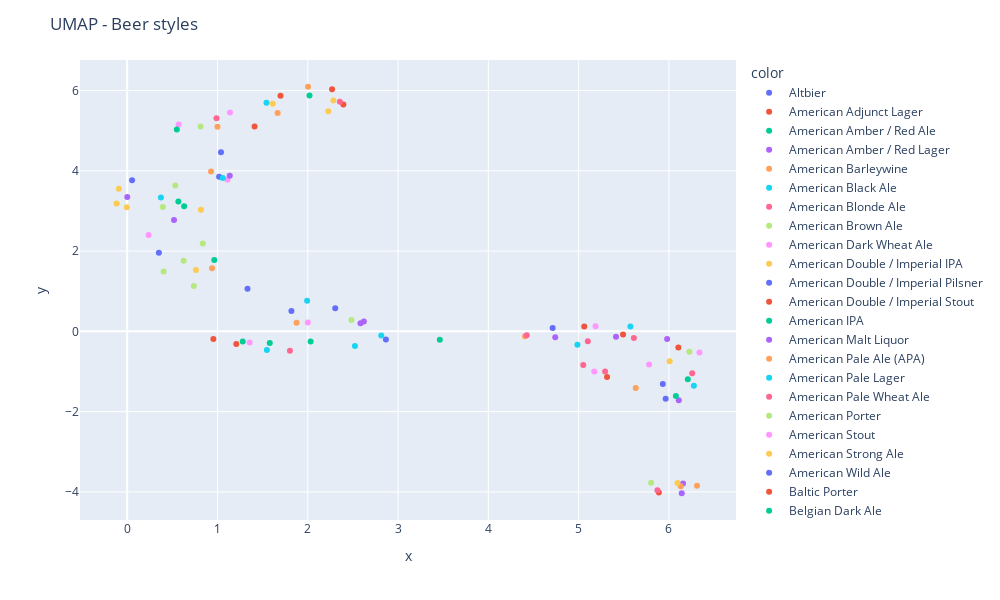

Notebook cell for this chart:
### Code cell
reducer = umap.UMAP()

embedding = reducer.fit_transform(X)

fig = px.scatter(x=embedding[:, 0], y=embedding[:, 1], color=style_labels)
fig.update_layout(
    title='UMAP - Beer styles',
    width=1000,
    height=600,
)
fig.show()

### Figure 1 — Plotly figure (JSON) as saved in the notebook; plotly's stock layout.template omitted (floating-point values rounded to 4 significant figures)
{"data": [{"hovertemplate": "color=Altbier<br>x=%{x}<br>y=%{y}<extra></extra>", "legendgroup": "Altbier", "marker": {"color": "#636efa", "symbol": "circle"}, "mode": "markers", "name": "Altbier", "orientation": "v", "showlegend": true, "type": "scatter", "x": [2.865], "xaxis": "x", "y": [-0.2054], "yaxis": "y"}, {"hovertemplate": "color=American Adjunct Lager<br>x=%{x}<br>y=%{y}<extra></extra>", "legendgroup": "American Adjunct Lager", "marker": {"color": "#EF553B", "symbol": "circle"}, "mode": "markers", "name": "American Adjunct Lager", "orientation": "v", "showlegend": true, "type": "scatter", "x": [5.888], "xaxis": "x", "y": [-4.014], "yaxis": "y"}, {"hovertemplate": "color=American Amber / Red Ale<br>x=%{x}<br>y=%{y}<extra></extra>", "legendgroup": "American Amber / Red Ale", "marker": {"color": "#00cc96", "symbol": "circle"}, "mode": "markers", "name": "American Amber / Red Ale", "orientation": "v", "showlegend": true, "type": "scatter", "x": [2.032], "xaxis": "x", "y": [-0.2514], "yaxis": "y"}, {"hovertemplate": "color=American Amber / Red Lager<br>x=%{x}<br>y=%{y}<extra></extra>", "legendgroup": "American Amber / Red Lager", "marker": {"color": "#ab63fa", "symbol": "circle"}, "mode": "markers", "name": "American Amber / Red Lager", "orientation": "v", "showlegend": true, "type": "scatter", "x": [6.109], "xaxis": "x", "y": [-1.714], "yaxis": "y"}, {"hovertemplate": "color=American Barleywine<br>x=%{x}<br>y=%{y}<extra></extra>", "legendgroup": "American Barleywine", "marker": {"color": "#FFA15A", "symbol": "circle"}, "mode": "markers", "name": "American Barleywine", "orientation": "v", "showlegend": true, "type": "scatter", "x": [2.003], "xaxis": "x", "y": [6.095], "yaxis": "y"}, {"hovertemplate": "color=American Black Ale<br>x=%{x}<br>y=%{y}<extra></extra>", "legendgroup": "American Black Ale", "marker": {"color": "#19d3f3", "symbol": "circle"}, "mode": "markers", "name": "American Black Ale", "orientation": "v", "showlegend": true, "type": "scatter", "x": [0.3739], "xaxis": "x", "y": [3.333], "yaxis": "y"}, {"hovertemplate": "color=American Blonde Ale<br>x=%{x}<br>y=%{y}<extra></extra>", "legendgroup": "American Blonde Ale", "marker": {"color": "#FF6692", "symbol": "circle"}, "mode": "markers", "name": "American Blonde Ale", "orientation": "v", "showlegend": true, "type": "scatter", "x": [6.257], "xaxis": "x", "y": [-1.045], "yaxis": "y"}, {"hovertemplate": "color=American Brown Ale<br>x=%{x}<br>y=%{y}<extra></extra>", "legendgroup": "American Brown Ale", "marker": {"color": "#B6E880", "symbol": "circle"}, "mode": "markers", "name": "American Brown Ale", "orientation": "v", "showlegend": true, "type": "scatter", "x": [0.4037], "xaxis": "x", "y": [1.49], "yaxis": "y"}, {"hovertemplate": "color=American Dark Wheat Ale<br>x=%{x}<br>y=%{y}<extra></extra>", "legendgroup": "American Dark Wheat Ale", "marker": {"color": "#FF97FF", "symbol": "circle"}, "mode": "markers", "name": "American Dark Wheat Ale", "orientation": "v", "showlegend": true, "type": "scatter", "x": [5.173], "xaxis": "x", "y": [-0.9972], "yaxis": "y"}, {"hovertemplate": "color=American Double / Imperial IPA<br>x=%{x}<br>y=%{y}<extra></extra>", "legendgroup": "American Double / Imperial IPA", "marker": {"color": "#FECB52", "symbol": "circle"}, "mode": "markers", "name": "American Double / Imperial IPA", "orientation": "v", "showlegend": true, "type": "scatter", "x": [2.227], "xaxis": "x", "y": [5.486], "yaxis": "y"}, {"hovertemplate": "color=American Double / Imperial Pilsner<br>x=%{x}<br>y=%{y}<extra></extra>", "legendgroup": "American Double / Imperial Pilsner", "marker": {"color": "#636efa", "symbol": "circle"}, "mode": "markers", "name": "American Double / Imperial Pilsner", "orientation": "v", "showlegend": true, "type": "scatter", "x": [0.05414], "xaxis": "x", "y": [3.765], "yaxis": "y"}, {"hovertemplate": "color=American Double / Imperial Stout<br>x=%{x}<br>y=%{y}<extra></extra>", "legendgroup": "American Double / Imperial Stout", "marker": {"color": "#EF553B", "symbol": "circle"}, "mode": "markers", "name": "American Double / Imperial Stout", "orientation": "v", "showlegend": true, "type": "scatter", "x": [2.395], "xaxis": "x", "y": [5.654], "yaxis": "y"}, {"hovertemplate": "color=American IPA<br>x=%{x}<br>y=%{y}<extra></extra>", "legendgroup": "American IPA", "marker": {"color": "#00cc96", "symbol": "circle"}, "mode": "markers", "name": "American IPA", "orientation": "v", "showlegend": true, "type": "scatter", "x": [0.5671], "xaxis": "x", "y": [3.235], "yaxis": "y"}, {"hovertemplate": "color=American Malt Liquor<br>x=%{x}<br>y=%{y}<extra></extra>", "legendgroup": "American Malt Liquor", "marker": {"color": "#ab63fa", "symbol": "circle"}, "mode": "markers", "name": "American Malt Liquor", "orientation": "v", "showlegend": true, "type": "scatter", "x": [6.142], "xaxis": "x", "y": [-4.033], "yaxis": "y"}, {"hovertemplate": "color=American Pale Ale (APA)<br>x=%{x}<br>y=%{y}<extra></extra>", "legendgroup": "American Pale Ale (APA)", "marker": {"color": "#FFA15A", "symbol": "circle"}, "mode": "markers", "name": "American Pale Ale (APA)", "orientation": "v", "showlegend": true, "type": "scatter", "x": [0.94], "xaxis": "x", "y": [1.575], "yaxis": "y"}, {"hovertemplate": "color=American Pale Lager<br>x=%{x}<br>y=%{y}<extra></extra>", "legendgroup": "American Pale Lager", "marker": {"color": "#19d3f3", "symbol": "circle"}, "mode": "markers", "name": "American Pale Lager", "orientation": "v", "showlegend": true, "type": "scatter", "x": [6.276], "xaxis": "x", "y": [-1.357], "yaxis": "y"}, {"hovertemplate": "color=American Pale Wheat Ale<br>x=%{x}<br>y=%{y}<extra></extra>", "legendgroup": "American Pale Wheat Ale", "marker": {"color": "#FF6692", "symbol": "circle"}, "mode": "markers", "name": "American Pale Wheat Ale", "orientation": "v", "showlegend": true, "type": "scatter", "x": [5.102], "xaxis": "x", "y": [-0.2479], "yaxis": "y"}, {"hovertemplate": "color=American Porter<br>x=%{x}<br>y=%{y}<extra></extra>", "legendgroup": "American Porter", "marker": {"color": "#B6E880", "symbol": "circle"}, "mode": "markers", "name": "American Porter", "orientation": "v", "showlegend": true, "type": "scatter", "x": [0.3956], "xaxis": "x", "y": [3.101], "yaxis": "y"}, {"hovertemplate": "color=American Stout<br>x=%{x}<br>y=%{y}<extra></extra>", "legendgroup": "American Stout", "marker": {"color": "#FF97FF", "symbol": "circle"}, "mode": "markers", "name": "American Stout", "orientation": "v", "showlegend": true, "type": "scatter", "x": [0.2371], "xaxis": "x", "y": [2.403], "yaxis": "y"}, {"hovertemplate": "color=American Strong Ale<br>x=%{x}<br>y=%{y}<extra></extra>", "legendgroup": "American Strong Ale", "marker": {"color": "#FECB52", "symbol": "circle"}, "mode": "markers", "name": "American Strong Ale", "orientation": "v", "showlegend": true, "type": "scatter", "x": [1.612], "xaxis": "x", "y": [5.668], "yaxis": "y"}, {"hovertemplate": "color=American Wild Ale<br>x=%{x}<br>y=%{y}<extra></extra>", "legendgroup": "American Wild Ale", "marker": {"color": "#636efa", "symbol": "circle"}, "mode": "markers", "name": "American Wild Ale", "orientation": "v", "showlegend": true, "type": "scatter", "x": [1.018], "xaxis": "x", "y": [3.85], "yaxis": "y"}, {"hovertemplate": "color=Baltic Porter<br>x=%{x}<br>y=%{y}<extra></extra>", "legendgroup": "Baltic Porter", "marker": {"color": "#EF553B", "symbol": "circle"}, "mode": "markers", "name": "Baltic Porter", "orientation": "v", "showlegend": true, "type": "scatter", "x": [1.411], "xaxis": "x", "y": [5.103], "yaxis": "y"}, {"hovertemplate": "color=Belgian Dark Ale<br>x=%{x}<br>y=%{y}<extra></extra>", "legendgroup": "Belgian Dark Ale", "marker": {"color": "#00cc96", "symbol": "circle"}, "mode": "markers", "name": "Belgian Dark Ale", "orientation": "v", "showlegend": true, "type": "scatter", "x": [1.579], "xaxis": "x", "y": [-0.2905], "yaxis": "y"}, {"hovertemplate": "color=Belgian IPA<br>x=%{x}<br>y=%{y}<extra></extra>", "legendgroup": "Belgian IPA", "marker": {"color": "#ab63fa", "symbol": "circle"}, "mode": "markers", "name": "Belgian IPA", "orientation": "v", "showlegend": true, "type": "scatter", "x": [0.001248], "xaxis": "x", "y": [3.347], "yaxis": "y"}, {"hovertemplate": "color=Belgian Pale Ale<br>x=%{x}<br>y=%{y}<extra></extra>", "legendgroup": "Belgian Pale Ale", "marker": {"color": "#FFA15A", "symbol": "circle"}, "mode": "markers", "name": "Belgian Pale Ale", "orientation": "v", "showlegend": true, "type": "scatter", "x": [1.876], "xaxis": "x", "y": [0.2128], "yaxis": "y"}, {"hovertemplate": "color=Belgian Strong Dark Ale<br>x=%{x}<br>y=%{y}<extra></extra>", "legendgroup": "Belgian Strong Dark Ale", "marker": {"color": "#19d3f3", "symbol": "circle"}, "mode": "markers", "name": "Belgian Strong Dark Ale", "orientation": "v", "showlegend": true, "type": "scatter", "x": [1.543], "xaxis": "x", "y": [5.696], "yaxis": "y"}, {"hovertemplate": "color=Belgian Strong Pale Ale<br>x=%{x}<br>y=%{y}<extra></extra>", "legendgroup": "Belgian Strong Pale Ale", "marker": {"color": "#FF6692", "symbol": "circle"}, "mode": "markers", "name": "Belgian Strong Pale Ale", "orientation": "v", "showlegend": true, "type": "scatter", "x": [0.9893], "xaxis": "x", "y": [5.312], "yaxis": "y"}, {"hovertemplate": "color=Berliner Weissbier<br>x=%{x}<br>y=%{y}<extra></extra>", "legendgroup": "Berliner Weissbier", "marker": {"color": "#B6E880", "symbol": "circle"}, "mode": "markers", "name": "Berliner Weissbier", "orientation": "v", "showlegend": true, "type": "scatter", "x": [0.837], "xaxis": "x", "y": [2.191], "yaxis": "y"}, {"hovertemplate": "color=Bière de Champagne / Bière Brut<br>x=%{x}<br>y=%{y}<extra></extra>", "legendgroup": "Bière de Champagne / Bière Brut", "marker": {"color": "#FF97FF", "symbol": "circle"}, "mode": "markers", "name": "Bière de Champagne / Bière Brut", "orientation": "v", "showlegend": true, "type": "scatter", "x": [0.5696], "xaxis": "x", "y": [5.152], "yaxis": "y"}, {"hovertemplate": "color=Bière de Garde<br>x=%{x}<br>y=%{y}<extra></extra>", "legendgroup": "Bière de Garde", "marker": {"color": "#FECB52", "symbol": "circle"}, "mode": "markers", "name": "Bière de Garde", "orientation": "v", "showlegend": true, "type": "scatter", "x": [-0.1175], "xaxis": "x", "y": [3.187], "yaxis": "y"}, {"hovertemplate": "color=Black & Tan<br>x=%{x}<br>y=%{y}<extra></extra>", "legendgroup": "Black & Tan", "marker": {"color": "#636efa", "symbol": "circle"}, "mode": "markers", "name": "Black & Tan", "orientation": "v", "showlegend": true, "type": "scatter", "x": [5.964], "xaxis": "x", "y": [-1.678], "yaxis": "y"}, {"hovertemplate": "color=Bock<br>x=%{x}<br>y=%{y}<extra></extra>", "legendgroup": "Bock", "marker": {"color": "#EF553B", "symbol": "circle"}, "mode": "markers", "name": "Bock", "orientation": "v", "showlegend": true, "type": "scatter", "x": [5.314], "xaxis": "x", "y": [-1.136], "yaxis": "y"}, {"hovertemplate": "color=Braggot<br>x=%{x}<br>y=%{y}<extra></extra>", "legendgroup": "Braggot", "marker": {"color": "#00cc96", "symbol": "circle"}, "mode": "markers", "name": "Braggot", "orientation": "v", "showlegend": true, "type": "scatter", "x": [0.5502], "xaxis": "x", "y": [5.031], "yaxis": "y"}, {"hovertemplate": "color=California Common / Steam Beer<br>x=%{x}<br>y=%{y}<extra></extra>", "legendgroup": "California Common / Steam Beer", "marker": {"color": "#ab63fa", "symbol": "circle"}, "mode": "markers", "name": "California Common / Steam Beer", "orientation": "v", "showlegend": true, "type": "scatter", "x": [2.621], "xaxis": "x", "y": [0.2456], "yaxis": "y"}, {"hovertemplate": "color=Chile Beer<br>x=%{x}<br>y=%{y}<extra></extra>", "legendgroup": "Chile Beer", "marker": {"color": "#FFA15A", "symbol": "circle"}, "mode": "markers", "name": "Chile Beer", "orientation": "v", "showlegend": true, "type": "scatter", "x": [5.632], "xaxis": "x", "y": [-1.408], "yaxis": "y"}, {"hovertemplate": "color=Cream Ale<br>x=%{x}<br>y=%{y}<extra></extra>", "legendgroup": "Cream Ale", "marker": {"color": "#19d3f3", "symbol": "circle"}, "mode": "markers", "name": "Cream Ale", "orientation": "v", "showlegend": true, "type": "scatter", "x": [4.986], "xaxis": "x", "y": [-0.3309], "yaxis": "y"}, {"hovertemplate": "color=Czech Pilsener<br>x=%{x}<br>y=%{y}<extra></extra>", "legendgroup": "Czech Pilsener", "marker": {"color": "#FF6692", "symbol": "circle"}, "mode": "markers", "name": "Czech Pilsener", "orientation": "v", "showlegend": true, "type": "scatter", "x": [5.612], "xaxis": "x", "y": [-0.1638], "yaxis": "y"}, {"hovertemplate": "color=Doppelbock<br>x=%{x}<br>y=%{y}<extra></extra>", "legendgroup": "Doppelbock", "marker": {"color": "#B6E880", "symbol": "circle"}, "mode": "markers", "name": "Doppelbock", "orientation": "v", "showlegend": true, "type": "scatter", "x": [0.8127], "xaxis": "x", "y": [5.102], "yaxis": "y"}, {"hovertemplate": "color=Dortmunder / Export Lager<br>x=%{x}<br>y=%{y}<extra></extra>", "legendgroup": "Dortmunder / Export Lager", "marker": {"color": "#FF97FF", "symbol": "circle"}, "mode": "markers", "name": "Dortmunder / Export Lager", "orientation": "v", "showlegend": true, "type": "scatter", "x": [5.188], "xaxis": "x", "y": [0.13], "yaxis": "y"}, {"hovertemplate": "color=Dubbel<br>x=%{x}<br>y=%{y}<extra></extra>", "legendgroup": "Dubbel", "marker": {"color": "#FECB52", "symbol": "circle"}, "mode": "markers", "name": "Dubbel", "orientation": "v", "showlegend": true, "type": "scatter", "x": [-0.09162], "xaxis": "x", "y": [3.555], "yaxis": "y"}, {"hovertemplate": "color=Dunkelweizen<br>x=%{x}<br>y=%{y}<extra></extra>", "legendgroup": "Dunkelweizen", "marker": {"color": "#636efa", "symbol": "circle"}, "mode": "markers", "name": "Dunkelweizen", "orientation": "v", "showlegend": true, "type": "scatter", "x": [1.819], "xaxis": "x", "y": [0.5089], "yaxis": "y"}, {"hovertemplate": "color=Eisbock<br>x=%{x}<br>y=%{y}<extra></extra>", "legendgroup": "Eisbock", "marker": {"color": "#EF553B", "symbol": "circle"}, "mode": "markers", "name": "Eisbock", "orientation": "v", "showlegend": true, "type": "scatter", "x": [2.269], "xaxis": "x", "y": [6.035], "yaxis": "y"}, {"hovertemplate": "color=English Barleywine<br>x=%{x}<br>y=%{y}<extra></extra>", "legendgroup": "English Barleywine", "marker": {"color": "#00cc96", "symbol": "circle"}, "mode": "markers", "name": "English Barleywine", "orientation": "v", "showlegend": true, "type": "scatter", "x": [2.019], "xaxis": "x", "y": [5.877], "yaxis": "y"}, {"hovertemplate": "color=English Bitter<br>x=%{x}<br>y=%{y}<extra></extra>", "legendgroup": "English Bitter", "marker": {"color": "#ab63fa", "symbol": "circle"}, "mode": "markers", "name": "English Bitter", "orientation": "v", "showlegend": true, "type": "scatter", "x": [5.98], "xaxis": "x", "y": [-0.1878], "yaxis": "y"}, {"hovertemplate": "color=English Brown Ale<br>x=%{x}<br>y=%{y}<extra></extra>", "legendgroup": "English Brown Ale", "marker": {"color": "#FFA15A", "symbol": "circle"}, "mode": "markers", "name": "English Brown Ale", "orientation": "v", "showlegend": true, "type": "scatter", "x": [4.406], "xaxis": "x", "y": [-0.1243], "yaxis": "y"}, {"hovertemplate": "color=English Dark Mild Ale<br>x=%{x}<br>y=%{y}<extra></extra>", "legendgroup": "English Dark Mild Ale", "marker": {"color": "#19d3f3", "symbol": "circle"}, "mode": "markers", "name": "English Dark Mild Ale", "orientation": "v", "showlegend": true, "type": "scatter", "x": [5.573], "xaxis": "x", "y": [0.1196], "yaxis": "y"}, {"hovertemplate": "color=English India Pale Ale (IPA)<br>x=%{x}<br>y=%{y}<extra></extra>", "legendgroup": "English India Pale Ale (IPA)", "marker": {"color": "#FF6692", "symbol": "circle"}, "mode": "markers", "name": "English India Pale Ale (IPA)", "orientation": "v", "showlegend": true, "type": "scatter", "x": [5.051], "xaxis": "x", "y": [-0.8396], "yaxis": "y"}, {"hovertemplate": "color=English Pale Ale<br>x=%{x}<br>y=%{y}<extra></extra>", "legendgroup": "English Pale Ale", "marker": {"color": "#B6E880", "symbol": "circle"}, "mode": "markers", "name": "English Pale Ale", "orientation": "v", "showlegend": true, "type": "scatter", "x": [6.226], "xaxis": "x", "y": [-0.5052], "yaxis": "y"}, {"hovertemplate": "color=English Pale Mild Ale<br>x=%{x}<br>y=%{y}<extra></extra>", "legendgroup": "English Pale Mild Ale", "marker": {"color": "#FF97FF", "symbol": "circle"}, "mode": "markers", "name": "English Pale Mild Ale", "orientation": "v", "showlegend": true, "type": "scatter", "x": [6.338], "xaxis": "x", "y": [-0.5243], "yaxis": "y"}, {"hovertemplate": "color=English Porter<br>x=%{x}<br>y=%{y}<extra></extra>", "legendgroup": "English Porter", "marker": {"color": "#FECB52", "symbol": "circle"}, "mode": "markers", "name": "English Porter", "orientation": "v", "showlegend": true, "type": "scatter", "x": [0.7614], "xaxis": "x", "y": [1.527], "yaxis": "y"}, {"hovertemplate": "color=English Stout<br>x=%{x}<br>y=%{y}<extra></extra>", "legendgroup": "English Stout", "marker": {"color": "#636efa", "symbol": "circle"}, "mode": "markers", "name": "English Stout", "orientation": "v", "showlegend": true, "type": "scatter", "x": [1.332], "xaxis": "x", "y": [1.063], "yaxis": "y"}, {"hovertemplate": "color=English Strong Ale<br>x=%{x}<br>y=%{y}<extra></extra>", "legendgroup": "English Strong Ale", "marker": {"color": "#EF553B", "symbol": "circle"}, "mode": "markers", "name": "English Strong Ale", "orientation": "v", "showlegend": true, "type": "scatter", "x": [0.9547], "xaxis": "x", "y": [-0.1924], "yaxis": "y"}, {"hovertemplate": "color=Euro Dark Lager<br>x=%{x}<br>y=%{y}<extra></extra>", "legendgroup": "Euro Dark Lager", "marker": {"color": "#00cc96", "symbol": "circle"}, "mode": "markers", "name": "Euro Dark Lager", "orientation": "v", "showlegend": true, "type": "scatter", "x": [6.076], "xaxis": "x", "y": [-1.61], "yaxis": "y"}, {"hovertemplate": "color=Euro Pale Lager<br>x=%{x}<br>y=%{y}<extra></extra>", "legendgroup": "Euro Pale Lager", "marker": {"color": "#ab63fa", "symbol": "circle"}, "mode": "markers", "name": "Euro Pale Lager", "orientation": "v", "showlegend": true, "type": "scatter", "x": [6.156], "xaxis": "x", "y": [-3.791], "yaxis": "y"}, {"hovertemplate": "color=Euro Strong Lager<br>x=%{x}<br>y=%{y}<extra></extra>", "legendgroup": "Euro Strong Lager", "marker": {"color": "#FFA15A", "symbol": "circle"}, "mode": "markers", "name": "Euro Strong Lager", "orientation": "v", "showlegend": true, "type": "scatter", "x": [6.311], "xaxis": "x", "y": [-3.845], "yaxis": "y"}, {"hovertemplate": "color=Extra Special / Strong Bitter (ESB)<br>x=%{x}<br>y=%{y}<extra></extra>", "legendgroup": "Extra Special / Strong Bitter (ESB)", "marker": {"color": "#19d3f3", "symbol": "circle"}, "mode": "markers", "name": "Extra Special / Strong Bitter (ESB)", "orientation": "v", "showlegend": true, "type": "scatter", "x": [2.814], "xaxis": "x", "y": [-0.1056], "yaxis": "y"}, {"hovertemplate": "color=Faro<br>x=%{x}<br>y=%{y}<extra></extra>", "legendgroup": "Faro", "marker": {"color": "#FF6692", "symbol": "circle"}, "mode": "markers", "name": "Faro", "orientation": "v", "showlegend": true, "type": "scatter", "x": [4.425], "xaxis": "x", "y": [-0.09375], "yaxis": "y"}, {"hovertemplate": "color=Flanders Oud Bruin<br>x=%{x}<br>y=%{y}<extra></extra>", "legendgroup": "Flanders Oud Bruin", "marker": {"color": "#B6E880", "symbol": "circle"}, "mode": "markers", "name": "Flanders Oud Bruin", "orientation": "v", "showlegend": true, "type": "scatter", "x": [0.5333], "xaxis": "x", "y": [3.633], "yaxis": "y"}, {"hovertemplate": "color=Flanders Red Ale<br>x=%{x}<br>y=%{y}<extra></extra>", "legendgroup": "Flanders Red Ale", "marker": {"color": "#FF97FF", "symbol": "circle"}, "mode": "markers", "name": "Flanders Red Ale", "orientation": "v", "showlegend": true, "type": "scatter", "x": [1.111], "xaxis": "x", "y": [3.78], "yaxis": "y"}, {"hovertemplate": "color=Foreign / Export Stout<br>x=%{x}<br>y=%{y}<extra></extra>", "legendgroup": "Foreign / Export Stout", "marker": {"color": "#FECB52", "symbol": "circle"}, "mode": "markers", "name": "Foreign / Export Stout", "orientation": "v", "showlegend": true, "type": "scatter", "x": [-0.003184], "xaxis": "x", "y": [3.09], "yaxis": "y"}, {"hovertemplate": "color=Fruit / Vegetable Beer<br>x=%{x}<br>y=%{y}<extra></extra>", "legendgroup": "Fruit / Vegetable Beer", "marker": {"color": "#636efa", "symbol": "circle"}, "mode": "markers", "name": "Fruit / Vegetable Beer", "orientation": "v", "showlegend": true, "type": "scatter", "x": [5.932], "xaxis": "x", "y": [-1.314], "yaxis": "y"}, {"hovertemplate": "color=German Pilsener<br>x=%{x}<br>y=%{y}<extra></extra>", "legendgroup": "German Pilsener", "marker": {"color": "#EF553B", "symbol": "circle"}, "mode": "markers", "name": "German Pilsener", "orientation": "v", "showlegend": true, "type": "scatter", "x": [6.104], "xaxis": "x", "y": [-0.3994], "yaxis": "y"}, {"hovertemplate": "color=Gose<br>x=%{x}<br>y=%{y}<extra></extra>", "legendgroup": "Gose", "marker": {"color": "#00cc96", "symbol": "circle"}, "mode": "markers", "name": "Gose", "orientation": "v", "showlegend": true, "type": "scatter", "x": [0.9649], "xaxis": "x", "y": [1.781], "yaxis": "y"}, {"hovertemplate": "color=Gueuze<br>x=%{x}<br>y=%{y}<extra></extra>", "legendgroup": "Gueuze", "marker": {"color": "#ab63fa", "symbol": "circle"}, "mode": "markers", "name": "Gueuze", "orientation": "v", "showlegend": true, "type": "scatter", "x": [1.136], "xaxis": "x", "y": [3.875], "yaxis": "y"}, {"hovertemplate": "color=Happoshu<br>x=%{x}<br>y=%{y}<extra></extra>", "legendgroup": "Happoshu", "marker": {"color": "#FFA15A", "symbol": "circle"}, "mode": "markers", "name": "Happoshu", "orientation": "v", "showlegend": true, "type": "scatter", "x": [6.131], "xaxis": "x", "y": [-3.857], "yaxis": "y"}, {"hovertemplate": "color=Hefeweizen<br>x=%{x}<br>y=%{y}<extra></extra>", "legendgroup": "Hefeweizen", "marker": {"color": "#19d3f3", "symbol": "circle"}, "mode": "markers", "name": "Hefeweizen", "orientation": "v", "showlegend": true, "type": "scatter", "x": [1.993], "xaxis": "x", "y": [0.7616], "yaxis": "y"}, {"hovertemplate": "color=Herbed / Spiced Beer<br>x=%{x}<br>y=%{y}<extra></extra>", "legendgroup": "Herbed / Spiced Beer", "marker": {"color": "#FF6692", "symbol": "circle"}, "mode": "markers", "name": "Herbed / Spiced Beer", "orientation": "v", "showlegend": true, "type": "scatter", "x": [5.293], "xaxis": "x", "y": [-0.9994], "yaxis": "y"}, {"hovertemplate": "color=Irish Dry Stout<br>x=%{x}<br>y=%{y}<extra></extra>", "legendgroup": "Irish Dry Stout", "marker": {"color": "#B6E880", "symbol": "circle"}, "mode": "markers", "name": "Irish Dry Stout", "orientation": "v", "showlegend": true, "type": "scatter", "x": [2.484], "xaxis": "x", "y": [0.2835], "yaxis": "y"}, {"hovertemplate": "color=Irish Red Ale<br>x=%{x}<br>y=%{y}<extra></extra>", "legendgroup": "Irish Red Ale", "marker": {"color": "#FF97FF", "symbol": "circle"}, "mode": "markers", "name": "Irish Red Ale", "orientation": "v", "showlegend": true, "type": "scatter", "x": [5.78], "xaxis": "x", "y": [-0.8275], "yaxis": "y"}, {"hovertemplate": "color=Japanese Rice Lager<br>x=%{x}<br>y=%{y}<extra></extra>", "legendgroup": "Japanese Rice Lager", "marker": {"color": "#FECB52", "symbol": "circle"}, "mode": "markers", "name": "Japanese Rice Lager", "orientation": "v", "showlegend": true, "type": "scatter", "x": [6.094], "xaxis": "x", "y": [-3.777], "yaxis": "y"}, {"hovertemplate": "color=Kellerbier / Zwickelbier<br>x=%{x}<br>y=%{y}<extra></extra>", "legendgroup": "Kellerbier / Zwickelbier", "marker": {"color": "#636efa", "symbol": "circle"}, "mode": "markers", "name": "Kellerbier / Zwickelbier", "orientation": "v", "showlegend": true, "type": "scatter", "x": [2.304], "xaxis": "x", "y": [0.5788], "yaxis": "y"}, {"hovertemplate": "color=Kristalweizen<br>x=%{x}<br>y=%{y}<extra></extra>", "legendgroup": "Kristalweizen", "marker": {"color": "#EF553B", "symbol": "circle"}, "mode": "markers", "name": "Kristalweizen", "orientation": "v", "showlegend": true, "type": "scatter", "x": [5.492], "xaxis": "x", "y": [-0.07593], "yaxis": "y"}, {"hovertemplate": "color=Kvass<br>x=%{x}<br>y=%{y}<extra></extra>", "legendgroup": "Kvass", "marker": {"color": "#00cc96", "symbol": "circle"}, "mode": "markers", "name": "Kvass", "orientation": "v", "showlegend": true, "type": "scatter", "x": [6.209], "xaxis": "x", "y": [-1.193], "yaxis": "y"}, {"hovertemplate": "color=Kölsch<br>x=%{x}<br>y=%{y}<extra></extra>", "legendgroup": "Kölsch", "marker": {"color": "#ab63fa", "symbol": "circle"}, "mode": "markers", "name": "Kölsch", "orientation": "v", "showlegend": true, "type": "scatter", "x": [5.414], "xaxis": "x", "y": [-0.1349], "yaxis": "y"}, {"hovertemplate": "color=Lambic - Fruit<br>x=%{x}<br>y=%{y}<extra></extra>", "legendgroup": "Lambic - Fruit", "marker": {"color": "#FFA15A", "symbol": "circle"}, "mode": "markers", "name": "Lambic - Fruit", "orientation": "v", "showlegend": true, "type": "scatter", "x": [0.9288], "xaxis": "x", "y": [3.985], "yaxis": "y"}, {"hovertemplate": "color=Lambic - Unblended<br>x=%{x}<br>y=%{y}<extra></extra>", "legendgroup": "Lambic - Unblended", "marker": {"color": "#19d3f3", "symbol": "circle"}, "mode": "markers", "name": "Lambic - Unblended", "orientation": "v", "showlegend": true, "type": "scatter", "x": [1.059], "xaxis": "x", "y": [3.821], "yaxis": "y"}, {"hovertemplate": "color=Light Lager<br>x=%{x}<br>y=%{y}<extra></extra>", "legendgroup": "Light Lager", "marker": {"color": "#FF6692", "symbol": "circle"}, "mode": "markers", "name": "Light Lager", "orientation": "v", "showlegend": true, "type": "scatter", "x": [5.873], "xaxis": "x", "y": [-3.958], "yaxis": "y"}, {"hovertemplate": "color=Low Alcohol Beer<br>x=%{x}<br>y=%{y}<extra></extra>", "legendgroup": "Low Alcohol Beer", "marker": {"color": "#B6E880", "symbol": "circle"}, "mode": "markers", "name": "Low Alcohol Beer", "orientation": "v", "showlegend": true, "type": "scatter", "x": [5.803], "xaxis": "x", "y": [-3.773], "yaxis": "y"}, {"hovertemplate": "color=Maibock / Helles Bock<br>x=%{x}<br>y=%{y}<extra></extra>", "legendgroup": "Maibock / Helles Bock", "marker": {"color": "#FF97FF", "symbol": "circle"}, "mode": "markers", "name": "Maibock / Helles Bock", "orientation": "v", "showlegend": true, "type": "scatter", "x": [1.356], "xaxis": "x", "y": [-0.2802], "yaxis": "y"}, {"hovertemplate": "color=Milk / Sweet Stout<br>x=%{x}<br>y=%{y}<extra></extra>", "legendgroup": "Milk / Sweet Stout", "marker": {"color": "#FECB52", "symbol": "circle"}, "mode": "markers", "name": "Milk / Sweet Stout", "orientation": "v", "showlegend": true, "type": "scatter", "x": [0.8174], "xaxis": "x", "y": [3.03], "yaxis": "y"}, {"hovertemplate": "color=Munich Dunkel Lager<br>x=%{x}<br>y=%{y}<extra></extra>", "legendgroup": "Munich Dunkel Lager", "marker": {"color": "#636efa", "symbol": "circle"}, "mode": "markers", "name": "Munich Dunkel Lager", "orientation": "v", "showlegend": true, "type": "scatter", "x": [4.712], "xaxis": "x", "y": [0.08365], "yaxis": "y"}, {"hovertemplate": "color=Munich Helles Lager<br>x=%{x}<br>y=%{y}<extra></extra>", "legendgroup": "Munich Helles Lager", "marker": {"color": "#EF553B", "symbol": "circle"}, "mode": "markers", "name": "Munich Helles Lager", "orientation": "v", "showlegend": true, "type": "scatter", "x": [5.062], "xaxis": "x", "y": [0.1209], "yaxis": "y"}, {"hovertemplate": "color=Märzen / Oktoberfest<br>x=%{x}<br>y=%{y}<extra></extra>", "legendgroup": "Märzen / Oktoberfest", "marker": {"color": "#00cc96", "symbol": "circle"}, "mode": "markers", "name": "Märzen / Oktoberfest", "orientation": "v", "showlegend": true, "type": "scatter", "x": [3.462], "xaxis": "x", "y": [-0.2117], "yaxis": "y"}, {"hovertemplate": "color=Oatmeal Stout<br>x=%{x}<br>y=%{y}<extra></extra>", "legendgroup": "Oatmeal Stout", "marker": {"color": "#ab63fa", "symbol": "circle"}, "mode": "markers", "name": "Oatmeal Stout", "orientation": "v", "showlegend": true, "type": "scatter", "x": [0.5188], "xaxis": "x", "y": [2.776], "yaxis": "y"}, {"hovertemplate": "color=Old Ale<br>x=%{x}<br>y=%{y}<extra></extra>", "legendgroup": "Old Ale", "marker": {"color": "#FFA15A", "symbol": "circle"}, "mode": "markers", "name": "Old Ale", "orientation": "v", "showlegend": true, "type": "scatter", "x": [1.667], "xaxis": "x", "y": [5.438], "yaxis": "y"}, {"hovertemplate": "color=Pumpkin Ale<br>x=%{x}<br>y=%{y}<extra></extra>", "legendgroup": "Pumpkin Ale", "marker": {"color": "#19d3f3", "symbol": "circle"}, "mode": "markers", "name": "Pumpkin Ale", "orientation": "v", "showlegend": true, "type": "scatter", "x": [1.547], "xaxis": "x", "y": [-0.4611], "yaxis": "y"}, {"hovertemplate": "color=Quadrupel (Quad)<br>x=%{x}<br>y=%{y}<extra></extra>", "legendgroup": "Quadrupel (Quad)", "marker": {"color": "#FF6692", "symbol": "circle"}, "mode": "markers", "name": "Quadrupel (Quad)", "orientation": "v", "showlegend": true, "type": "scatter", "x": [2.355], "xaxis": "x", "y": [5.72], "yaxis": "y"}, {"hovertemplate": "color=Rauchbier<br>x=%{x}<br>y=%{y}<extra></extra>", "legendgroup": "Rauchbier", "marker": {"color": "#B6E880", "symbol": "circle"}, "mode": "markers", "name": "Rauchbier", "orientation": "v", "showlegend": true, "type": "scatter", "x": [0.6258], "xaxis": "x", "y": [1.761], "yaxis": "y"}, {"hovertemplate": "color=Roggenbier<br>x=%{x}<br>y=%{y}<extra></extra>", "legendgroup": "Roggenbier", "marker": {"color": "#FF97FF", "symbol": "circle"}, "mode": "markers", "name": "Roggenbier", "orientation": "v", "showlegend": true, "type": "scatter", "x": [2.0], "xaxis": "x", "y": [0.2189], "yaxis": "y"}, {"hovertemplate": "color=Russian Imperial Stout<br>x=%{x}<br>y=%{y}<extra></extra>", "legendgroup": "Russian Imperial Stout", "marker": {"color": "#FECB52", "symbol": "circle"}, "mode": "markers", "name": "Russian Imperial Stout", "orientation": "v", "showlegend": true, "type": "scatter", "x": [2.284], "xaxis": "x", "y": [5.751], "yaxis": "y"}, {"hovertemplate": "color=Rye Beer<br>x=%{x}<br>y=%{y}<extra></extra>", "legendgroup": "Rye Beer", "marker": {"color": "#636efa", "symbol": "circle"}, "mode": "markers", "name": "Rye Beer", "orientation": "v", "showlegend": true, "type": "scatter", "x": [0.3514], "xaxis": "x", "y": [1.956], "yaxis": "y"}, {"hovertemplate": "color=Sahti<br>x=%{x}<br>y=%{y}<extra></extra>", "legendgroup": "Sahti", "marker": {"color": "#EF553B", "symbol": "circle"}, "mode": "markers", "name": "Sahti", "orientation": "v", "showlegend": true, "type": "scatter", "x": [1.209], "xaxis": "x", "y": [-0.3138], "yaxis": "y"}, {"hovertemplate": "color=Saison / Farmhouse Ale<br>x=%{x}<br>y=%{y}<extra></extra>", "legendgroup": "Saison / Farmhouse Ale", "marker": {"color": "#00cc96", "symbol": "circle"}, "mode": "markers", "name": "Saison / Farmhouse Ale", "orientation": "v", "showlegend": true, "type": "scatter", "x": [0.6311], "xaxis": "x", "y": [3.118], "yaxis": "y"}, {"hovertemplate": "color=Schwarzbier<br>x=%{x}<br>y=%{y}<extra></extra>", "legendgroup": "Schwarzbier", "marker": {"color": "#ab63fa", "symbol": "circle"}, "mode": "markers", "name": "Schwarzbier", "orientation": "v", "showlegend": true, "type": "scatter", "x": [2.584], "xaxis": "x", "y": [0.2002], "yaxis": "y"}, {"hovertemplate": "color=Scotch Ale / Wee Heavy<br>x=%{x}<br>y=%{y}<extra></extra>", "legendgroup": "Scotch Ale / Wee Heavy", "marker": {"color": "#FFA15A", "symbol": "circle"}, "mode": "markers", "name": "Scotch Ale / Wee Heavy", "orientation": "v", "showlegend": true, "type": "scatter", "x": [1.0], "xaxis": "x", "y": [5.099], "yaxis": "y"}, {"hovertemplate": "color=Scottish Ale<br>x=%{x}<br>y=%{y}<extra></extra>", "legendgroup": "Scottish Ale", "marker": {"color": "#19d3f3", "symbol": "circle"}, "mode": "markers", "name": "Scottish Ale", "orientation": "v", "showlegend": true, "type": "scatter", "x": [2.522], "xaxis": "x", "y": [-0.3672], "yaxis": "y"}, {"hovertemplate": "color=Scottish Gruit / Ancient Herbed Ale<br>x=%{x}<br>y=%{y}<extra></extra>", "legendgroup": "Scottish Gruit / Ancient Herbed Ale", "marker": {"color": "#FF6692", "symbol": "circle"}, "mode": "markers", "name": "Scottish Gruit / Ancient Herbed Ale", "orientation": "v", "showlegend": true, "type": "scatter", "x": [1.803], "xaxis": "x", "y": [-0.4827], "yaxis": "y"}, {"hovertemplate": "color=Smoked Beer<br>x=%{x}<br>y=%{y}<extra></extra>", "legendgroup": "Smoked Beer", "marker": {"color": "#B6E880", "symbol": "circle"}, "mode": "markers", "name": "Smoked Beer", "orientation": "v", "showlegend": true, "type": "scatter", "x": [0.7378], "xaxis": "x", "y": [1.128], "yaxis": "y"}, {"hovertemplate": "color=Tripel<br>x=%{x}<br>y=%{y}<extra></extra>", "legendgroup": "Tripel", "marker": {"color": "#FF97FF", "symbol": "circle"}, "mode": "markers", "name": "Tripel", "orientation": "v", "showlegend": true, "type": "scatter", "x": [1.14], "xaxis": "x", "y": [5.456], "yaxis": "y"}, {"hovertemplate": "color=Vienna Lager<br>x=%{x}<br>y=%{y}<extra></extra>", "legendgroup": "Vienna Lager", "marker": {"color": "#FECB52", "symbol": "circle"}, "mode": "markers", "name": "Vienna Lager", "orientation": "v", "showlegend": true, "type": "scatter", "x": [6.008], "xaxis": "x", "y": [-0.7422], "yaxis": "y"}, {"hovertemplate": "color=Weizenbock<br>x=%{x}<br>y=%{y}<extra></extra>", "legendgroup": "Weizenbock", "marker": {"color": "#636efa", "symbol": "circle"}, "mode": "markers", "name": "Weizenbock", "orientation": "v", "showlegend": true, "type": "scatter", "x": [1.039], "xaxis": "x", "y": [4.464], "yaxis": "y"}, {"hovertemplate": "color=Wheatwine<br>x=%{x}<br>y=%{y}<extra></extra>", "legendgroup": "Wheatwine", "marker": {"color": "#EF553B", "symbol": "circle"}, "mode": "markers", "name": "Wheatwine", "orientation": "v", "showlegend": true, "type": "scatter", "x": [1.698], "xaxis": "x", "y": [5.873], "yaxis": "y"}, {"hovertemplate": "color=Winter Warmer<br>x=%{x}<br>y=%{y}<extra></extra>", "legendgroup": "Winter Warmer", "marker": {"color": "#00cc96", "symbol": "circle"}, "mode": "markers", "name": "Winter Warmer", "orientation": "v", "showlegend": true, "type": "scatter", "x": [1.28], "xaxis": "x", "y": [-0.2524], "yaxis": "y"}, {"hovertemplate": "color=Witbier<br>x=%{x}<br>y=%{y}<extra></extra>", "legendgroup": "Witbier", "marker": {"color": "#ab63fa", "symbol": "circle"}, "mode": "markers", "name": "Witbier", "orientation": "v", "showlegend": true, "type": "scatter", "x": [4.741], "xaxis": "x", "y": [-0.1487], "yaxis": "y"}], "layout": {"height": 600, "legend": {"title": {"text": "color"}, "tracegroupgap": 0}, "margin": {"t": 60}, "title": {"text": "UMAP - Beer styles"}, "width": 1000, "xaxis": {"anchor": "y", "domain": [0, 1], "title": {"text": "x"}}, "yaxis": {"anchor": "x", "domain": [0, 1], "title": {"text": "y"}}}}
